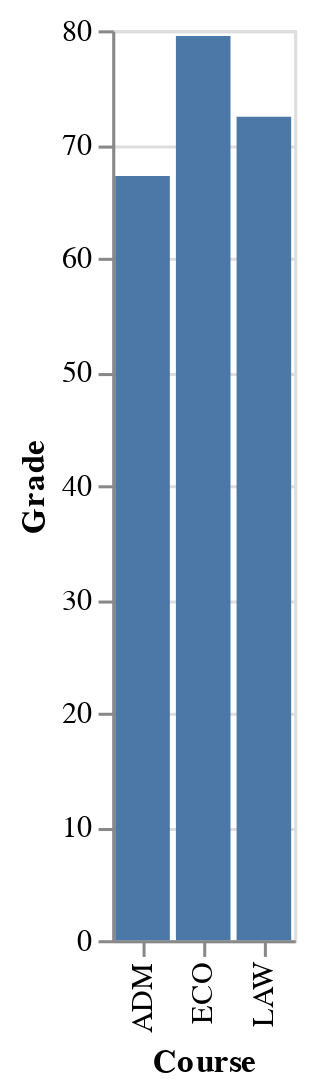

Notebook code cell kept with this figure:
### Code cell
alt.Chart(grade_per_course).mark_bar().encode(x='Course',y='Grade')

### Figure 1 — Vega-Lite specification as saved in the notebook (floating-point values rounded to 4 significant figures)
{"config": {"view": {"continuousWidth": 300, "continuousHeight": 300}}, "data": {"name": "data-b6efb724f1e3d83a8a60b756fa85b3d5"}, "mark": {"type": "bar"}, "encoding": {"x": {"field": "Course", "type": "nominal"}, "y": {"field": "Grade", "type": "quantitative"}}, "$schema": "https://vega.github.io/schema/vega-lite/v5.20.1.json", "datasets": {"data-b6efb724f1e3d83a8a60b756fa85b3d5": [{"Course": "ADM", "Grade": 67.2}, {"Course": "ECO", "Grade": 79.5}, {"Course": "LAW", "Grade": 72.4}]}}
